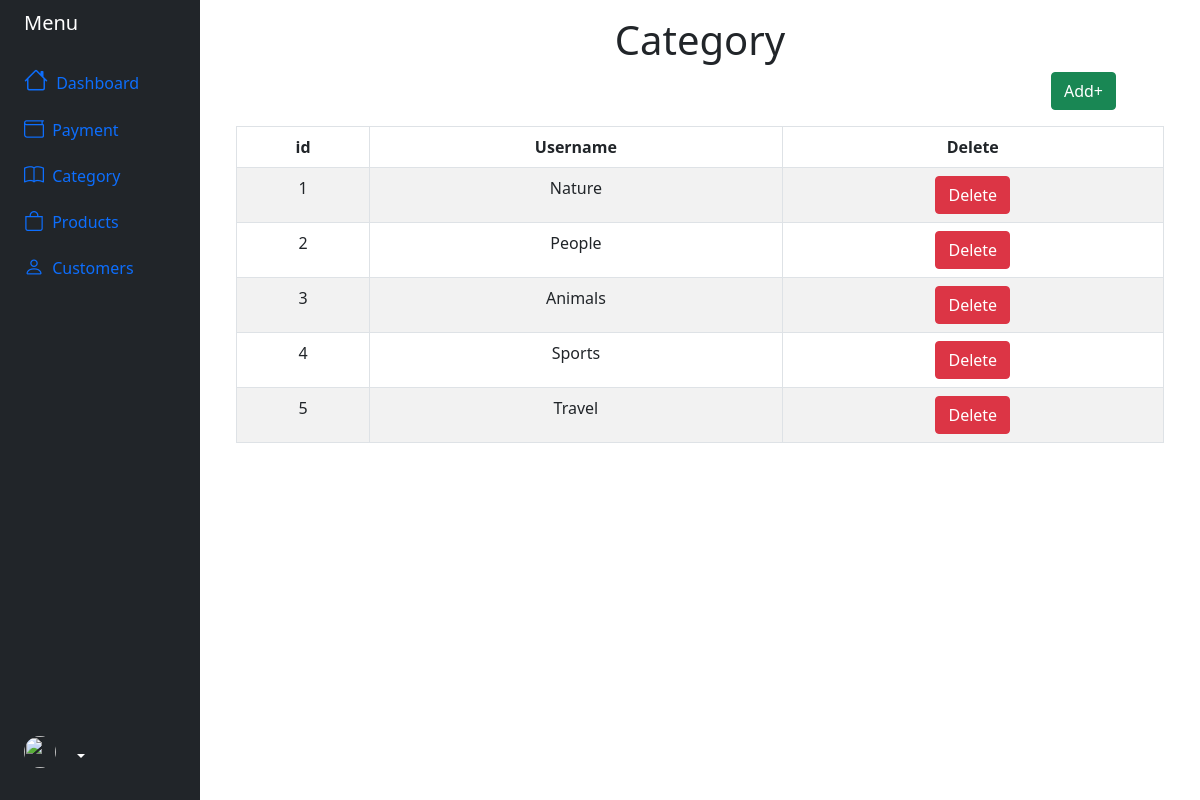
The page /admin/category.php (signed in) on the database its author committed.
### tables this page shows
CREATE TABLE tbCategory (
    cCategoryid                     INT(10)                     UNSIGNED  NOT NULL AUTO_INCREMENT primary key,
    cCategoryName                   VARCHAR(20)  NULL

);

### admin/category.php (the view, shortened to what this page needs)
<!DOCTYPE html>
<html lang="en">
<head>
    <link href="https://cdn.jsdelivr.net/npm/bootstrap@5.0.2/dist/css/bootstrap.min.css" rel="stylesheet">
    <link rel="stylesheet" href="https://cdn.jsdelivr.net/npm/bootstrap-icons@1.11.3/font/bootstrap-icons.min.css">
</head>
<body>
<?php include 'Sidebar.php'; ?>
<div class="col py-3">
<div class="container">
    <h1 class="text-center">Category</h1>
    <a href="addcategory.php" class="btn btn-success mb-3" style="float: right; margin-right: 3rem;">Add+</a>
    <table class="table table-bordered table-striped table-hover text-center">
        <thead>
            <th>id</th>
            <th>Username</th>
            <th>Delete</th>
        </thead>
        <tbody>
        <?php
    $select_tbcategory = $conn->prepare("SELECT * FROM tbcategory");
    $select_tbcategory->execute();
    while($rowtbcategory = $select_tbcategory->fetch(PDO::FETCH_ASSOC)) {
?>
<tr>
    <td><?php echo $rowtbcategory["cCategoryid"]; ?></td>
    <td><?php echo $rowtbcategory["cCategoryName"]; ?></td>
    <td><a href="?delete_id=<?php echo $rowtbcategory["cCategoryid"]; ?>" class="btn btn-danger">Delete</a></td>
</tr>
<?php } ?>
        </tbody>
    </table>
    </div>
    </div>
        </div>
    </div>
</body>
</html>

### rows shown on the page
tbcategory: cCategoryid "1", cCategoryName "Nature"
tbcategory: cCategoryid "2", cCategoryName "People"
tbcategory: cCategoryid "3", cCategoryName "Animals"
tbcategory: cCategoryid "4", cCategoryName "Sports"
tbcategory: cCategoryid "5", cCategoryName "Travel"
